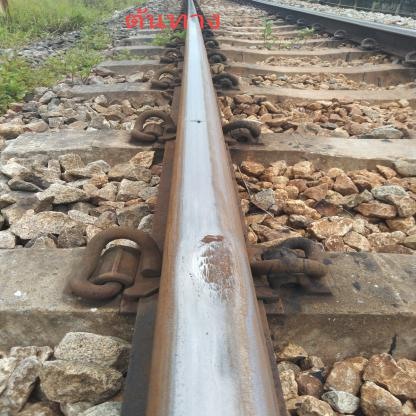
#> input picture datasetAnton/01_WheelBurn_Test_jpg.rf.44f39db113a48fecc4091571b17a198d.jpg, 416 x 416 px
$ python mainAlgorithm.py
#> lines starting #> are read from the running program, lines starting #| are printed output that depends on the picture; after the words box and inside, x2 and y2 are one past the last pixel; in counts of white or black regions, pixels touching at a corner belong together
import cv2
import numpy as np
import time
import matplotlib.pyplot as plt
start_time = time.time()
image = cv2.imread('datasetAnton/01_WheelBurn_Test_jpg.rf.44f39db113a48fecc4091571b17a198d.jpg')
#> image is the input picture: shape (416, 416, 3); mean B, G, R 121.1, 135.9, 147.3

hsv = cv2.cvtColor(image, cv2.COLOR_BGR2GRAY)
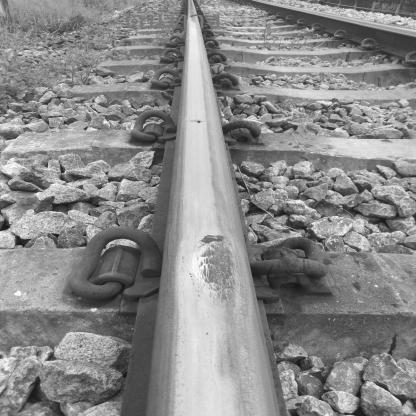
#> hsv: shape (416, 416); min 12, max 255, mean 137.6

start_point1 = (187, 0)
end_point1 = (145, 416)

start_point2 = (193, 0)
end_point2 = (288, 416)

mask = np.zeros_like(hsv)
cv2.fillPoly(mask, [np.array([start_point1, end_point1, end_point2, start_point2], dtype=np.int32)], 255)
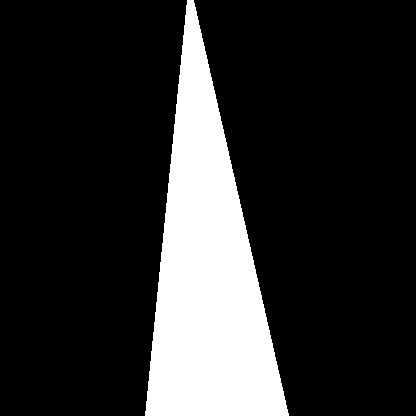
#> mask: shape (416, 416); 18.1% white; 1 white region, box (x1, y1, x2, y2) and area: (145, 0, 289, 416) 31408

defected_area = cv2.bitwise_and(hsv, mask)
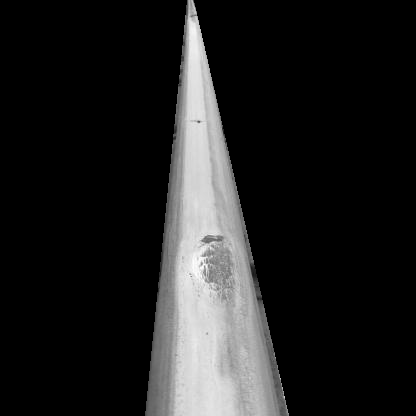
#> defected_area: shape (416, 416); min 0, max 254, mean 31.7

lower_threshold = 0  # Lower threshold for dark pixels
upper_threshold = 150  # Upper threshold for dark pixels

dark_mask = cv2.inRange(defected_area, lower_threshold, upper_threshold)
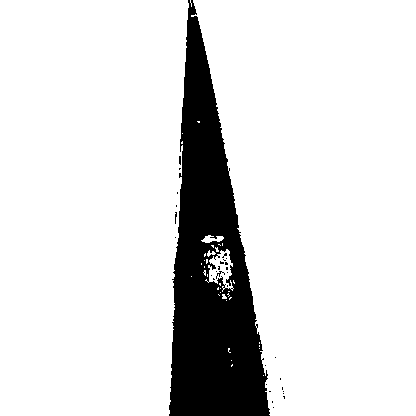
#> dark_mask: shape (416, 416); 86.9% white; 31 black regions (29 under 20 px), largest, box (x1, y1, x2, y2) and area: (169, 0, 270, 416) 22505, (216, 271, 225, 279) 20
detected = cv2.bitwise_and(image, image, mask=mask)
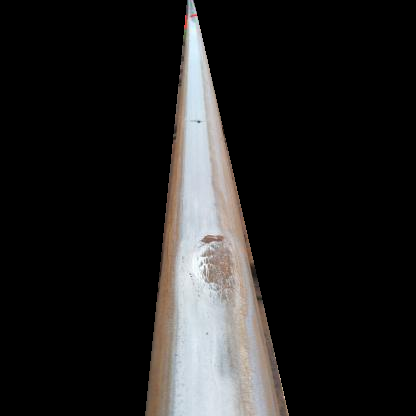
#> detected: shape (416, 416, 3); mean B, G, R 31, 31.5, 32.4

kernel = cv2.getStructuringElement(cv2.MORPH_RECT, (3,3))
opening = cv2.morphologyEx(dark_mask, cv2.MORPH_OPEN, kernel, iterations=1)
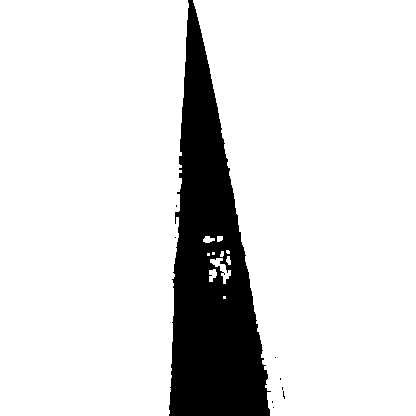
#> opening: shape (416, 416); 86.6% white; 9 black regions (8 under 20 px)

cnts = cv2.findContours(dark_mask, cv2.RETR_EXTERNAL, cv2.CHAIN_APPROX_SIMPLE)
#> cnts = 39 contours, 35 with area under 20; largest, box (x1, y1, x2, y2) and area: (191, 0, 416, 416) 74709, (0, 0, 189, 416) 73736, (205, 249, 234, 292) 518, (201, 235, 224, 243) 78
cnts = cnts[0] if len(cnts) == 2 else cnts[1]
area = 0
for c in cnts:
    area += cv2.contourArea(c)
    cv2.drawContours(image,[c], 0, (0,0,0), 2)
#> this loop made 39 passes
#> (c, area) on passes 22, 23, 24, 25, 26, 30, 31, 32, 34, 35, 36: ([[204, 266], [204, 267]], 25), ([[201, 263], [201, 264]], 25), ([[204, 260]], 25), ([[206, 259], [206, 263], [207, 262], [207, 259]], 28.5), ([[205, 253], [204, 254], [204, 256], [205, 255]], 30.5), ([[211, 245], [213, 247], [213, 245]], 575), ([[218, 244], [219, 244], [220, 245], [219, 244]], 575), ([[222, 243], [222, 245]], 575), ([[182, 141], [181, 142], [181, 143], [182, 143]], 655), ([[182, 133]], 655), ([[197, 121], [198, 122], [199, 122], [199, 121]], 656.5)
#> area on passes 21, 27, 28, 29, 33, 37: 25, 48.5, 567, 573, 653.5, 75365.5
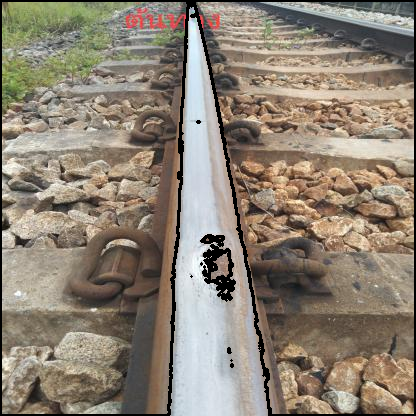
#> image: shape (416, 416, 3); 4.23% of pixels changed, all inside (x1, y1, x2, y2) = (0, 0, 416, 416)
#> after the loop, area = 149101.5
end_time = time.time()

processing_time = end_time - start_time

print("Processing Time: {:.4f} seconds".format(processing_time))

cv2.imwrite('mask.png', dark_mask)
cv2.imwrite('original.png', image)
cv2.imwrite('opening.png', opening)
cv2.imwrite('detected.png', detected)
cv2.imwrite('defected_area.png', defected_area)
cv2.waitKey(0)
cv2.destroyAllWindows()

$ run again, with datasetAnton/001_Spalling_Train_jpg.rf.b5b6e435e05bc718c6e0303725a74101.jpg copied over datasetAnton/01_WheelBurn_Test_jpg.rf.44f39db113a48fecc4091571b17a198d.jpg
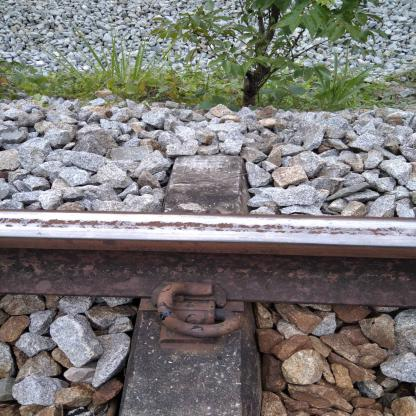
#> input picture datasetAnton/001_Spalling_Train_jpg.rf.b5b6e435e05bc718c6e0303725a74101.jpg, 416 x 416 px
#> image is the input picture: shape (416, 416, 3); mean B, G, R 118.9, 120.6, 123.3
#> mask: shape (416, 416); 18.1% white; 1 white region, box (x1, y1, x2, y2) and area: (145, 0, 289, 416) 31408
#> `dark_mask = cv2.inRange(defected_area, lower_threshold, upper_threshold)`:
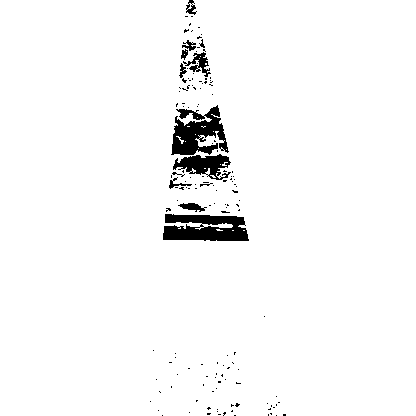
#> dark_mask: shape (416, 416); 96.8% white; 146 black regions (134 under 20 px), largest, box (x1, y1, x2, y2) and area: (163, 214, 249, 241) 1779, (171, 105, 229, 155) 1666, (173, 154, 231, 180) 831
#> opening: shape (416, 416); 96.4% white; 86 black regions (79 under 20 px)
#> cnts = 1 contour; box (x1, y1, x2, y2) and area: (0, 0, 416, 416) 172190
#> the loop `for c in cnts:` made 1 pass
#> area on pass 1: 172189.5
#> after the loop `for c in cnts:`:
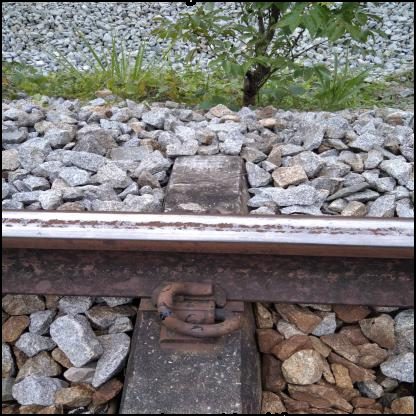
#> image: shape (416, 416, 3); 1.95% of pixels changed, all inside (x1, y1, x2, y2) = (0, 0, 416, 416)
#> after the loop `for c in cnts:`: area = 172189.5

$ run again, with datasetAnton/001_WheelBurn_Train_jpg.rf.86ea8b752d223b3a7ef8a23587dfe30b.jpg copied over datasetAnton/01_WheelBurn_Test_jpg.rf.44f39db113a48fecc4091571b17a198d.jpg
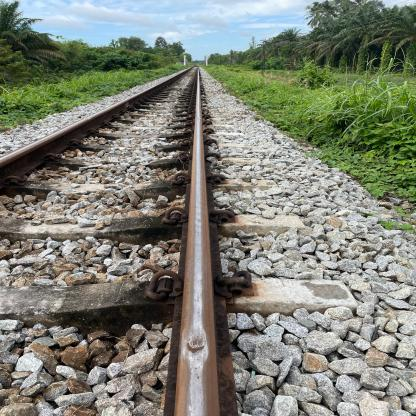
#> input picture datasetAnton/001_WheelBurn_Train_jpg.rf.86ea8b752d223b3a7ef8a23587dfe30b.jpg, 416 x 416 px
#> image is the input picture: shape (416, 416, 3); mean B, G, R 116.2, 128.9, 125.5
#> mask: shape (416, 416); 18.1% white; 1 white region, box (x1, y1, x2, y2) and area: (145, 0, 289, 416) 31408
#> `dark_mask = cv2.inRange(defected_area, lower_threshold, upper_threshold)`:
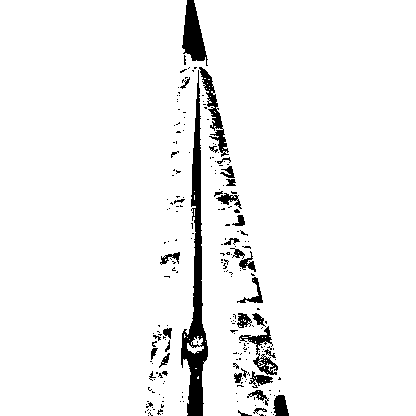
#> dark_mask: shape (416, 416); 95.2% white; 223 black regions (188 under 20 px), largest, box (x1, y1, x2, y2) and area: (181, 70, 208, 416) 3184, (182, 0, 208, 66) 945, (199, 67, 229, 157) 691
#> opening: shape (416, 416); 94.4% white; 87 black regions (64 under 20 px)
#> cnts = 12 contours, 10 with area under 20; largest, box (x1, y1, x2, y2) and area: (0, 0, 416, 416) 167162, (187, 336, 204, 354) 108
#> the loop `for c in cnts:` made 12 passes
#> (c, area) on passes 8 to 11: ([[184, 334], [184, 337], [185, 336], [184, 335]], 111), ([[194, 209], [194, 215]], 111), ([[194, 195], [194, 199]], 111), ([[194, 191]], 111)
#> after the loop `for c in cnts:`:
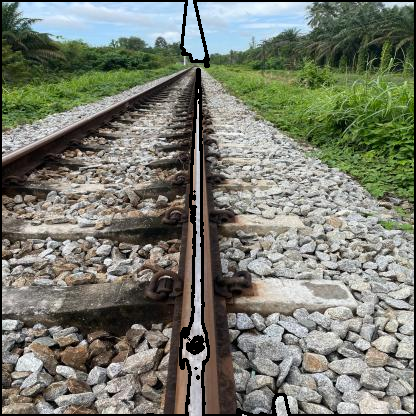
#> image: shape (416, 416, 3); 3.89% of pixels changed, all inside (x1, y1, x2, y2) = (0, 0, 416, 416)
#> after the loop `for c in cnts:`: area = 167273

$ run again, with datasetAnton/002_Spalling_Train_jpg.rf.e06c4a306838e3c3711c3e22822ea7a3.jpg copied over datasetAnton/01_WheelBurn_Test_jpg.rf.44f39db113a48fecc4091571b17a198d.jpg
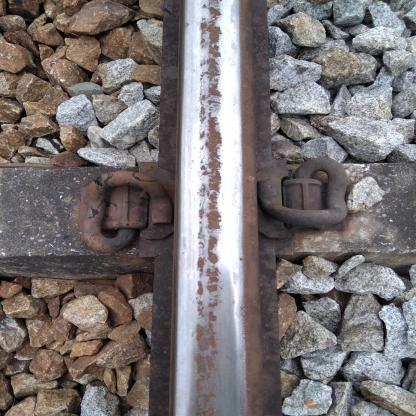
#> input picture datasetAnton/002_Spalling_Train_jpg.rf.e06c4a306838e3c3711c3e22822ea7a3.jpg, 416 x 416 px
#> image is the input picture: shape (416, 416, 3); mean B, G, R 115.6, 115.5, 121.8
#> mask: shape (416, 416); 18.1% white; 1 white region, box (x1, y1, x2, y2) and area: (145, 0, 289, 416) 31408
#> dark_mask: shape (416, 416); 91.8% white; 18 black regions (16 under 20 px), largest, box (x1, y1, x2, y2) and area: (176, 0, 245, 416) 14043, (283, 407, 289, 415) 30
#> opening: shape (416, 416); 91.6% white; 8 black regions (6 under 20 px)
#> cnts = 39 contours, 31 with area under 20; largest, box (x1, y1, x2, y2) and area: (187, 0, 416, 416) 81196, (0, 0, 188, 416) 74517, (201, 112, 222, 193) 654, (206, 192, 221, 230) 270, (206, 266, 221, 295) 198, (207, 235, 218, 264) 153, (198, 257, 206, 277) 58, (197, 281, 203, 295) 40
#> the loop `for c in cnts:` made 39 passes
#> area on passes 8, 9, 10, 11, 13, 16, 18, 20: 47, 245, 303.5, 307.5, 460.5, 466, 485, 755
#> after the loop `for c in cnts:`:
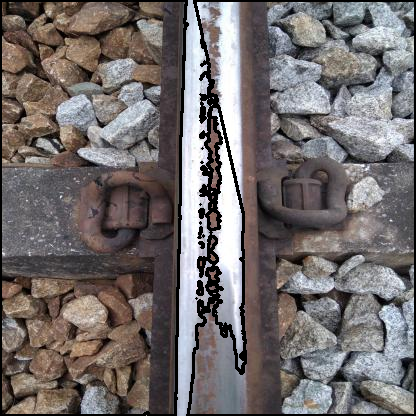
#> image: shape (416, 416, 3); 5.53% of pixels changed, all inside (x1, y1, x2, y2) = (0, 0, 416, 416)
#> after the loop `for c in cnts:`: area = 157176
